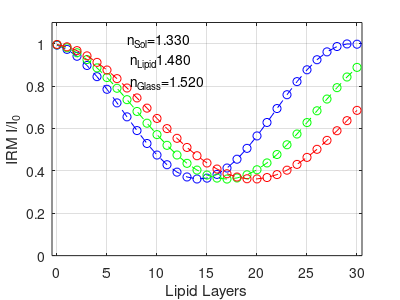
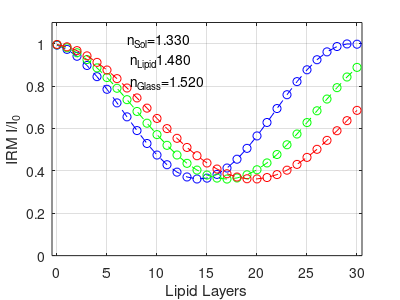
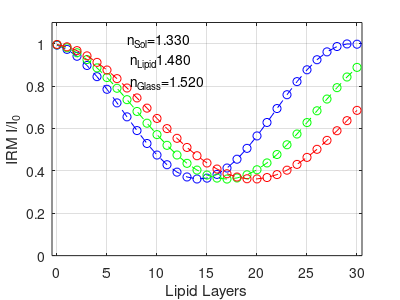

The MATLAB source for these figures, in order:
%% I: Bulk Simulation, No Adlayer
clear; clc;

%IRM Light Wavelength
lambda1 = 450e-9;
lambda2 = 532e-9; 
lambda3 = 610e-9;

%Refractive Indices
n0 = 1.52; %Substrate refractive index
n1 = 1.48; %Lipid bilayer refractive index - DOPC
n2 = 1.33; %PBS top solution refractive index

%Distances and Wavelength
m = 0:30;
npoint=max(size(m));
d1 = 5e-9; %Lipid bilayer thickness

%Fresnel Reflectance Coefficients
r01 = (n0-n1)/(n0+n1); %Substrate to bilayer
r12 = (n1-n2)/(n1+n2); %Bilayer to top solution

%Fresnel Transmittance Coefficients
t01 = 2*n0/(n0+n1);  %Substrate to bilayer
t12 = 2*n1/(n1+n2); %Bilayer to top solution

%Transfer Matrices between layers
M01 = [1,r01;r01,1]/t01; %Substrate to head
M12 = [1,r12;r12,1]/t12; %Head to tail

%Transfer Matrices within layers - 450 nm
phi1_l1 = 2*pi*n1*d1/lambda1; %Bilayer
M1_l1 = [exp(1i*phi1_l1),0;0,exp(-1*1i*phi1_l1)]; %Bilayer

%Transfer Matrices within layers - 532 nm
phi1_l2 = 2*pi*n1*d1/lambda2; %Bilayer
M1_l2 = [exp(1i*phi1_l2),0;0,exp(-1*1i*phi1_l2)]; %Bilayer

%Transfer Matrices within layers - 610 nm
phi1_l3 = 2*pi*n1*d1/lambda3; %Bilayer
M1_l3 = [exp(1i*phi1_l3),0;0,exp(-1*1i*phi1_l3)]; %Bilayer

%Coefficients
r=zeros(npoint,1);
t=r;
R=r;
T=r;
C=R;

%Light Pathway: m01 - j(m1) - m12
for j=1:npoint
	M_l1 = M01*[(M1_l1)^j]*M12;
	r_l1(j)=M_l1(2,1)/M_l1(1,1);
    t_l1(j)=1/M_l1(1,1);
	
	M_l2 = M01*[(M1_l2)^j]*M12;
	r_l2(j)=M_l2(2,1)/M_l2(1,1);
    t_l2(j)=1/M_l2(1,1);
	
	M_l3 = M01*[(M1_l3)^j]*M12;
	r_l3(j)=M_l3(2,1)/M_l3(1,1);
    t_l3(j)=1/M_l3(1,1);
end
for k=1:npoint
        R_l1(k)=norm(r_l1(k))^2;
        T_l1(k)=norm(t_l1(k))^2*n2/n0;
		
		R_l2(k)=norm(r_l2(k))^2;
        T_l2(k)=norm(t_l2(k))^2*n2/n0;
		
		R_l3(k)=norm(r_l3(k))^2;
        T_l3(k)=norm(t_l3(k))^2*n2/n0;
end

Rbg=(((n0-n2)./(n0+n2)).^2);
CIRM_l1=R_l1./Rbg;
CIRM_l2=R_l2./Rbg;
CIRM_l3=R_l3./Rbg;


%Creating the graph
figure(2);
plot(m,CIRM_l1,'b--o')
hold on 
plot(m,CIRM_l2,'g--o')
plot(m,CIRM_l3,'r--o')
hold off
xlabel('Lipid Layers')
ylabel('IRM I/I_0')
grid on;
ylim([0,1.1])
xlim([min(m)-0.5,max(m)+0.5])
textct=sprintf('n_S_o_l=%4.3f\n n_L_i_p_i_d%4.3f\n n_G_l_a_s_s=%4.3f\n',n2,n1,n0);
% text('Position',[20 1 0]);
% text(min(xlim())+0.6*(max(xlim())-min(xlim())),0.8*min(ylim())+0.2*(max(ylim())-min(ylim())),textct);
text(7,0.9,textct);

set(gcf,'PaperUnits','inches','PaperPosition',[0 0 4 3])
opfnhead=sprintf('nSol=%4.2f,nLipid=%4.2f, wavelength=%4.1fnm, HeadTailNoAdlayer',n2,n1,lambda1*1e9);
print([opfnhead,'.png'],'-dpng');
dlmwrite([opfnhead,'.dat'],[m,CIRM_l1],'\t');
I_glass=4000;
Mimg=I_glass*ones(1024,1024);
Mimg(212:812,212:812)=I_glass*CIRM_l1(2);
Mimg(412:612,412:612)=I_glass*CIRM_l1(3);
imwrite(uint16(Mimg),[opfnhead,'.tif']);

opfnhead=sprintf('nSol=%4.2f,nLipid=%4.2f, wavelength=%4.1fnm, HeadTailNoAdlayer',n2,n1,lambda2*1e9);
print([opfnhead,'.png'],'-dpng');
dlmwrite([opfnhead,'.dat'],[m,CIRM_l2],'\t');
I_glass=4000;
Mimg=I_glass*ones(1024,1024);
Mimg(212:812,212:812)=I_glass*CIRM_l2(2);
Mimg(412:612,412:612)=I_glass*CIRM_l2(3);
imwrite(uint16(Mimg),[opfnhead,'.tif']);

opfnhead=sprintf('nSol=%4.2f,nLipid=%4.2f, wavelength=%4.1fnm, HeadTailNoAdlayer',n2,n1,lambda3*1e9);
print([opfnhead,'.png'],'-dpng');
dlmwrite([opfnhead,'.dat'],[m,CIRM_l3],'\t');
I_glass=4000;
Mimg=I_glass*ones(1024,1024);
Mimg(212:812,212:812)=I_glass*CIRM_l3(2);
Mimg(412:612,412:612)=I_glass*CIRM_l3(3);
imwrite(uint16(Mimg),[opfnhead,'.tif']);